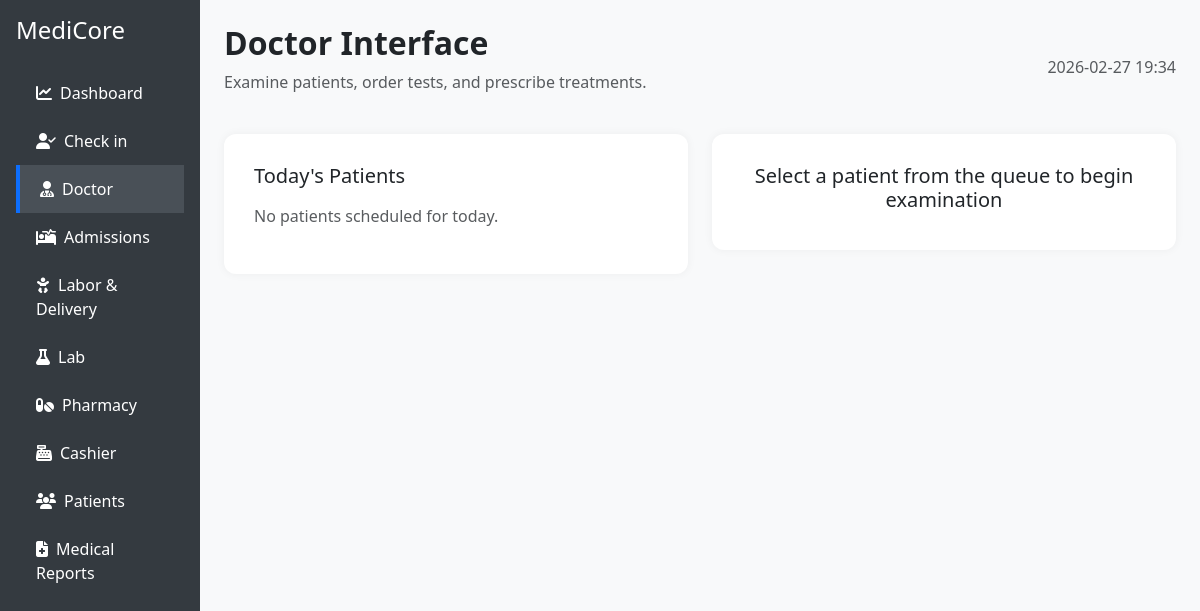
The page /doctor/42 on the database as committed earlier.
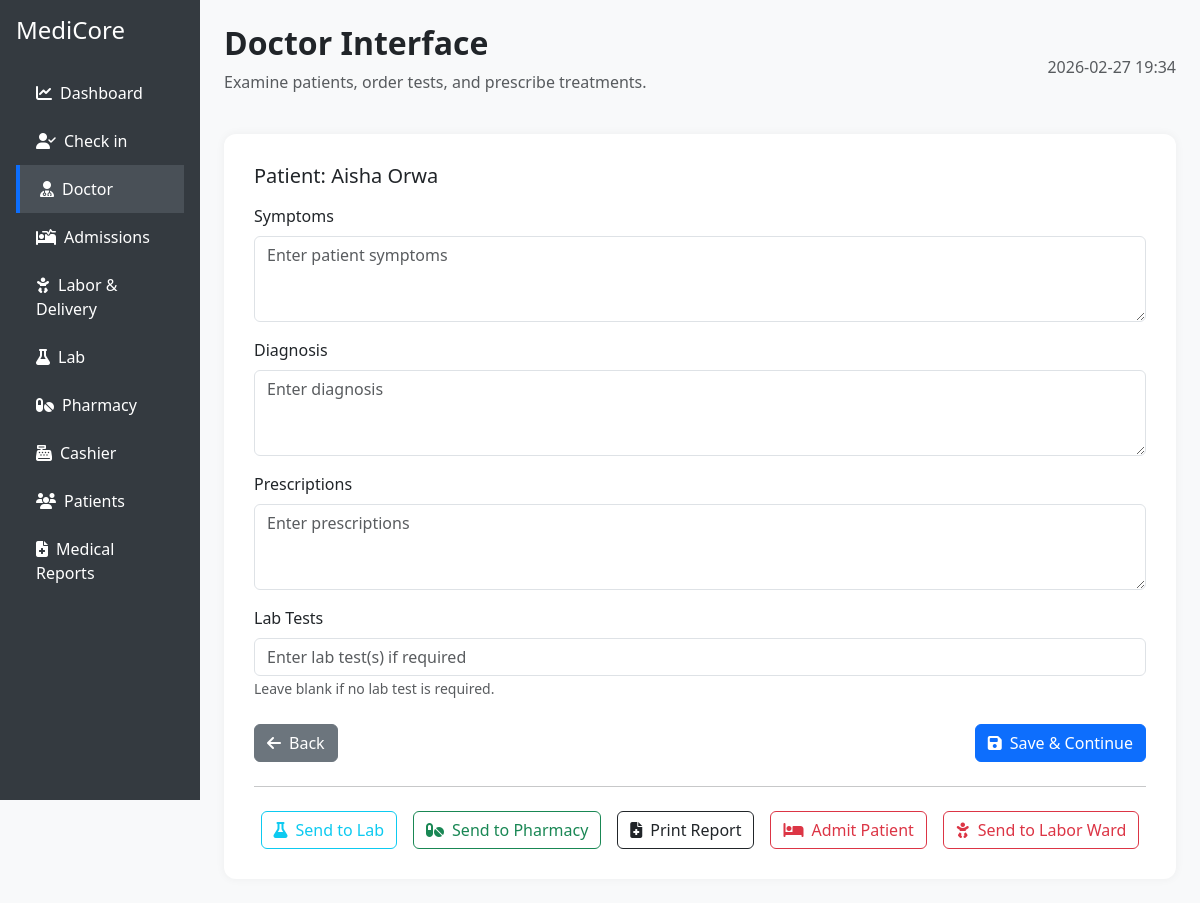
The same page on the database as committed later.
### tables this page shows
CREATE TABLE patients (
    id INTEGER PRIMARY KEY AUTOINCREMENT,
    name TEXT NOT NULL,
    age INTEGER NOT NULL,
    gender TEXT NOT NULL,
    contact TEXT NOT NULL,
    address TEXT NOT NULL,
    symptoms TEXT,
    diagnosis TEXT,
    lab_results TEXT,
    prescribed_medicine TEXT,
    bill_amount REAL
, is_active INTEGER DEFAULT 1, admission_status TEXT DEFAULT 'outpatient', labor_status TEXT DEFAULT 'none', first_name TEXT, last_name TEXT, created_at TEXT, status TEXT DEFAULT 'draft', updated_at TEXT, card_number TEXT, medical_record_number TEXT, prescriptions TEXT, tests_ordered TEXT, billing_amount REAL);

### app.py (the view)
@app.route('/doctor/<int:patient_id>', methods=['GET'])
def doctor_interface(patient_id):
    db = get_db()
    patient = db.execute("SELECT * FROM patients WHERE id=?", (patient_id,)).fetchone()
    medications = db.execute("SELECT * FROM medications").fetchall()
    lab_tests = db.execute("SELECT * FROM lab_tests").fetchall()
    admissions = db.execute("SELECT * FROM admissions").fetchall()
    return render_template(
        'doctor.html',
        patient=patient,
        medications=medications,
        lab_tests=lab_tests,
        admissions=admissions,
        current_date=datetime.now().strftime("%Y-%m-%d %H:%M")
    )

### app.py (called while the page is built)
def get_db():
    conn = sqlite3.connect('hospital.db')
    conn.row_factory = sqlite3.Row
    return conn

### templates/doctor.html (shortened to what the changed rows need)
<!DOCTYPE html>
<html lang="en">
<head>
  <link href="https://cdn.jsdelivr.net/npm/bootstrap@5.3.0/dist/css/bootstrap.min.css" rel="stylesheet">
  <link href="https://cdn.jsdelivr.net/npm/bootstrap-icons@1.10.5/font/bootstrap-icons.css" rel="stylesheet">
  <link href="https://cdnjs.cloudflare.com/ajax/libs/font-awesome/6.4.0/css/all.min.css" rel="stylesheet">
</head>
<body>
  <div class="container-fluid">
    <div class="row">
      <div class="col-md-10 p-4">
        <div class="d-flex justify-content-between align-items-center mb-4">
          <div>
            <h2 class="fw-bold">Doctor Interface</h2>
          </div>
        </div>
        {% if patient %}
        <div class="panel">
          <h5 class="mb-3">Patient: {{ patient['first_name'] }} {{ patient['last_name'] }}</h5>
          <form method="POST" action="{{ url_for('examine', patient_id=patient['id']) }}">
            <div class="mb-3">
              <label for="symptoms" class="form-label">Symptoms</label>
              <textarea class="form-control" id="symptoms" name="symptoms" rows="3"
                        placeholder="Enter patient symptoms">{{ patient['symptoms'] or '' }}</textarea>
            </div>
            <div class="mb-3">
              <label for="diagnosis" class="form-label">Diagnosis</label>
              <textarea class="form-control" id="diagnosis" name="diagnosis" rows="3"
                        placeholder="Enter diagnosis">{{ patient['diagnosis'] or '' }}</textarea>
            </div>
            <div class="mb-3">
              <label for="prescriptions" class="form-label">Prescriptions</label>
              <textarea class="form-control" id="prescriptions" name="prescriptions" rows="3"
                        placeholder="Enter prescriptions">{{ patient['prescriptions'] or '' }}</textarea>
            </div>
            <div class="mb-3">
              <label for="tests" class="form-label">Lab Tests</label>
              <input type="text" class="form-control" id="tests" name="tests"
                     placeholder="Enter lab test(s) if required" value="{{ patient['tests_ordered'] or '' }}">
              <small class="text-muted">Leave blank if no lab test is required.</small>
            </div>
            <div class="d-flex justify-content-between mt-4">
              <a href="{{ url_for('doctor') }}" class="btn btn-secondary">
                <i class="fas fa-arrow-left me-2"></i>Back
              </a>
              <button type="submit" class="btn btn-primary">
                <i class="fas fa-save me-2"></i>Save & Continue
              </button>
            </div>
          </form>
          <hr class="my-4">
          <div class="d-flex justify-content-center gap-3">
            <a href="{{ url_for('order_lab_test') }}?patient_id={{ patient['id'] }}"
               class="btn btn-outline-info">
              <i class="fas fa-flask me-2"></i>Send to Lab
            </a>
            <a href="{{ url_for('send_to_pharmacy', patient_id=patient['id']) }}"
               class="btn btn-outline-success">
              <i class="fas fa-pills me-2"></i>Send to Pharmacy
            </a>
            <a href="{{ url_for('prescription_pdf', patient_id=patient['id']) }}"
               class="btn btn-outline-dark">
              <i class="fas fa-file-medical me-2"></i>Print Report
            </a>
            <button type="button" class="btn btn-outline-danger" data-bs-toggle="modal" data-bs-target="#admitModal">
          <i class="fas fa-bed me-2"></i>Admit Patient
        </button>
        <a href="{{ url_for('admit_to_labor', patient_id=patient.id) }}"
           class="btn btn-outline-danger">
          <i class="fas fa-baby me-2"></i>Send to Labor Ward
        </a>
          </div>
        </div>
        {% else %}
        <div class="row g-4">
          <div class="col-md-6">
            <div class="panel">
              <h5 class="mb-3">Today's Patients</h5>
              {% if patients %}
                <ul class="list-group">
                  {% for patient in patients %}
                  <li class="list-group-item d-flex justify-content-between align-items-center">
                    {{ patient['name'] }}
                    <a href="{{ url_for('examine', patient_id=patient['patient_id']) }}"
                       class="btn btn-sm btn-outline-primary">Examine</a>
                  </li>
                  {% endfor %}
                </ul>
              {% else %}
                <p class="text-muted">No patients scheduled for today.</p>
              {% endif %}
            </div>
          </div>
          <div class="col-md-6 text-center">
            <div class="panel">
              <h5>Select a patient from the queue to begin examination</h5>
            </div>
          </div>
        </div>
        {% endif %}
      </div>
    </div>
  </div>
</body>
</html>

Rows that differ between the two databases and show on the page:
added patients: first_name "Aisha", last_name "Orwa"
Other text that changed with them:
text no longer shown: "Today's Patients No patients scheduled for today. Select a patient from the queue to begin examination"
text now shown: "Patient: Symptoms Diagnosis Prescriptions Lab Tests Leave blank if no lab test is required. Back Save & Continue Send to Lab Send to Pharmacy Print Report Admit Patient Send to Labor Ward"
